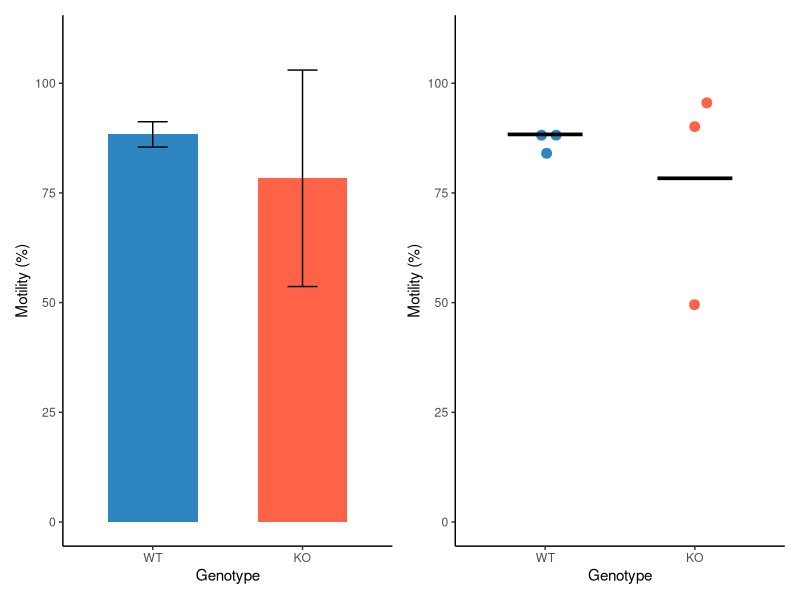

Recreate this plot in R.
## ---- chunk 1
#| echo: false
#| warning: false
#| message: false
#| fig-align: center

library(tidyverse)

tibble(
  genotype = factor(c("WT", "WT", "WT", "KO", "KO", "KO"),
                    levels = c("WT", "KO")),
  motility = c(85, 90, 90, 50, 95, 90)
)
## ---- chunk 2
#| echo: false
#| warning: false
#| message: false
#| fig-width: 6
#| fig-height: 3
#| fig-align: center

library(tidyverse)
library(patchwork)

df <- tibble(
  genotype = factor(c("WT", "WT", "WT", "KO", "KO", "KO"),
                    levels = c("WT", "KO")),
  motility = c(85, 90, 90, 50, 95, 90)
)

df_summary <- df %>%
  group_by(genotype) %>%
  summarise(
    mean_motility = mean(motility),
    sd_motility = sd(motility)
  )

p1 <- ggplot(df_summary, aes(x = genotype, y = mean_motility, fill = genotype)) +
  geom_col(width = 0.6) +
  scale_fill_manual(values = c("WT" = "#2E86C1", "KO" = "tomato")) +
  scale_y_continuous(limits = c(0, 110), breaks = seq(0, 100, 25)) +
  geom_errorbar(
    aes(
      ymin = mean_motility - sd_motility,
      ymax = mean_motility + sd_motility
    ),
    width = 0.2
  ) +
  labs(
    x = "Genotype",
    y = "Motility (%)"
  ) + 
  theme_classic() +
  theme(legend.position = "none")

p2 <- ggplot(df, aes(x = genotype, y = motility, colour = genotype)) +
  geom_jitter(width = 0.08, size = 3) +
  stat_summary(fun = mean, geom = "crossbar", width = 0.5, colour = "black") +
  scale_color_manual(values = c("WT" = "#2E86C1", "KO" = "tomato")) +
  scale_y_continuous(limits = c(0, 110), breaks = seq(0, 100, 25)) +
  labs(
    x = "Genotype",
    y = "Motility (%)"
  ) + 
  theme_classic() +
  theme(legend.position = "none")

p1 | p2
